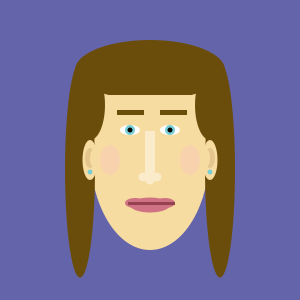
Frame 1 (no input)
Frame 60 (the mouse pressed at the canvas centre just before this capture): identical to frame 1, image omitted
Frame 120 (the mouse held since frame 60 and released just before this capture): identical to frame 1, image omitted

The Processing sketch that drew this single still picture (run headless with seeded random() and noise(); from frame 60 on, the mouse is pressed at the canvas centre):

// Processing sketch: processing_142925
// ── processing_142925.pde

 //lyndsey dulfer
//my great sketch
// declare global variables

float eyeSize=5;
float earsWiggle=15;
float stickOut;      
float eyeColor=10;
float eyeWhite=10;
float tonGue;
float tongueLine;
float eyeBrow=5;
float eyeSkin;
float eyeSkinh;
float hairLength=215;
float hairTop=60;


//runs once
void setup(){
  size(300,300);
  background(100,100,170);
  noStroke();
 }
void keyPressed(){
  eyeSize=random(3,10);
  earsWiggle=random(10,70);
  eyeWhite=random(15,40);
  eyeColor=random(10,15);
  eyeBrow=random(1,20);
  hairLength=random(180,230);
  hairTop=random(60,80);
 
   
} 
//runs forever  
void draw(){
  makeface();

  
}
void makeface(){
 background(100,100,170);
  translate(150,150);
  fill(247,220,161);
  ellipse(0,0,120,200);
      
  fill(247,210,173);
  ellipse(-40,10,20,30);
  ellipse(40,10,20,30);
  
  fill(255,255,255);
  ellipse(20,-20,20,eyeWhite);
  ellipse(-20,-20,20,eyeWhite);
  
  fill(121,206,212);
  ellipse(-20,-20,eyeColor,eyeColor);
  ellipse(20,-20,eyeColor,eyeColor);
  
  fill(0,0,0);
  ellipse(20,-20,eyeSize,eyeSize);
  ellipse(-20,-20,eyeSize,eyeSize);
  
  fill(250,235,202);
  rect(-5,-19,10,50);
  ellipse(-7,27,9,9);
  ellipse(7,27,9,9);
  ellipse(0,30,9,9);
  
  fill(107,77,11);
  rect(10,-40,27,eyeBrow);
  rect(-33,-40,27,eyeBrow);
  ellipse(0,-80,150,hairTop);
  
  fill(207,114,131);
  ellipse(0,55,40,15);
  ellipse(-15,53,20,10);
  ellipse(15,53,20,10);
  
  fill(247,220,161);
  rect(-66,-55,130,15);
  
  fill(107,77,11);
  ellipse(-70,20,30,hairLength);
  ellipse(70,20,30,hairLength);
  
  fill(247,161,214);
  ellipse(0,68,stickOut,stickOut);
  
  fill(150,65,80);
  rect(-22,52,47,3);
  
  fill(247,220,161);
  ellipse(23,-33,eyeSkin,eyeSkinh);
  ellipse(-21,-33,eyeSkin,eyeSkinh);
  
  fill(247,220,161);
  ellipse(-60,10,earsWiggle,40);
  ellipse(60,10,earsWiggle,40);
  
  fill(227,197,141);
  ellipse(60,8,10,20);
  ellipse(-60,8,10,20);
  
  fill(121,206,212);
  ellipse(60,22,5,5);
  ellipse(-60,22,5,5);
  
  fill(247,220,161);
  ellipse(55,8,10,20);
  ellipse(-55,8,10,20);
  
  fill(107,77,11);
  ellipse(-60,-45,30,70);
  ellipse(60,-45,30,70);
  
  fill(196,124,169);
  rect(-2,55,tonGue,tongueLine);
  

  
  
  
}
